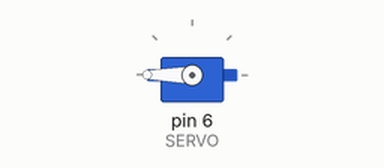
This sketch was run on a simulated Arduino Uno, built with avr-gcc and run on an emulated ATmega328P. Parts: servo. What the sketch prints to the serial monitor is not drawn.

Above: at 0.05 s.
At 2.25 s:
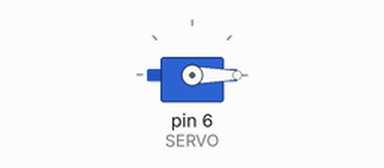
At 4.5 s:
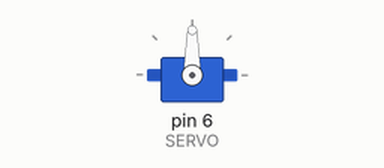
Timing chart, 0 to 5.9 s (numbered marks = the images above):
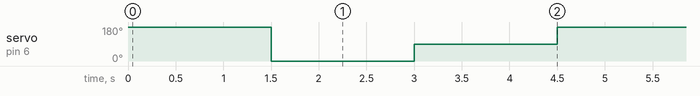

Measured:
- by itself, servo on pin 6 (SERVO): repeats every 4.5 s: 90° 1.5 s, 180° 1.5 s, 0° 1.5 s

The sketch:

baseir.ino
```cpp
#include <IRremote.h>
#include <Servo.h>

#define IR_RECEIVE_PIN 7

#define SERVO 6
Servo s; // variável servo
int pos; // posição do servo

void setup()
{
  Serial.begin(9600);
  IrReceiver.begin(IR_RECEIVE_PIN);
  Serial.println("Entenda o servo:");
  s.attach(SERVO); // liga o servo
  s.write(0); // posição inicial do servo motor
}

void loop()
{
  s.write(180); // Comando para mandar o servo para posição 180
  delay(1500); // Espera de 500 ms
  s.write(0); // Comando para mandar o servo para posição 0
  delay(1500); // Espera de 500 ms
  s.write(90); // Comando para mandar o servo para posição 90
  delay(1500);  // Espera de 500 ms
}
```
